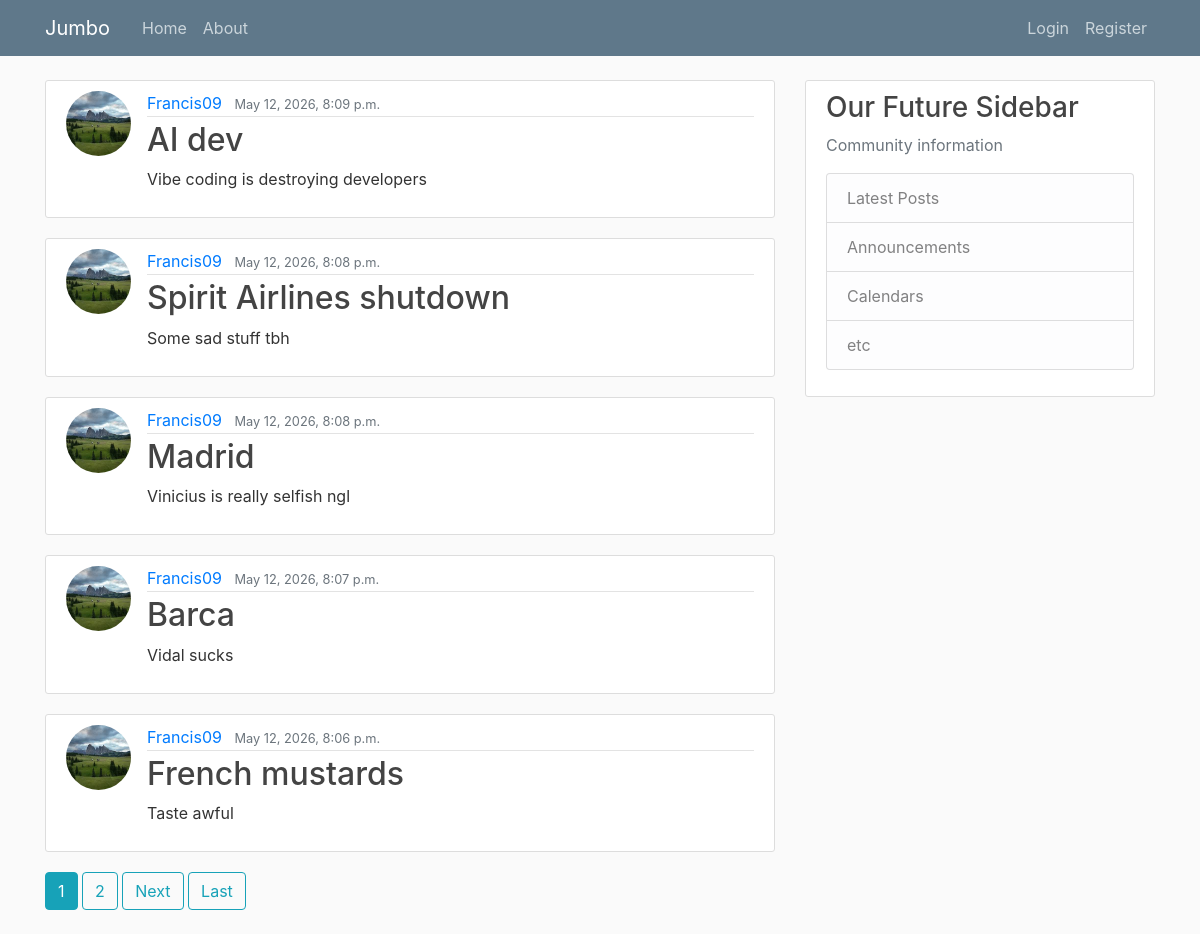
Page /jumbo/ on the committed database.
### Jumbo/models.py (models this page shows, shortened)
class Post(models.Model):
    title = models.CharField(max_length=100)
    content=models.TextField()
    date_posted = models.DateTimeField(default=timezone.now)
    author=models.ForeignKey(User,on_delete=models.CASCADE)

### users/models.py (models this page shows, shortened)
class Profile(models.Model):
    user = models.OneToOneField(User, on_delete=models.CASCADE)
    image= models.ImageField(default='default.jpg', upload_to='profile_pics')
    bio=models.TextField(blank=True)
    city=models.CharField(max_length=100 , blank=True)
    age=models.PositiveIntegerField(null=True, blank=True )

### Jumbo/views.py (the view)
# urls.py: path('',PostListView.as_view(),name='Jumbo-home'),
class PostListView(ListView):
    model= Post
    template_name= 'Jumbo/home.html'#<app>/<model>_<viewtype>.html
    context_object_name= 'posts'
    ordering = ['-date_posted','title']
    paginate_by = 5

### Jumbo/templates/Jumbo/home.html (shortened to what this page needs)
{% extends "Jumbo/base.html" %}
{% block content %}
    {%for post in posts%}
        <article class="media content-section">
            <img class="rounded-circle article-img " src="{{ post.author.profile.image.url }}" alt="Post author image">
            <div class="media-body">
                <div class="article-metadata">
                <a class="mr-2" href="{% url 'user-posts' post.author.username%}">{{ post.author }}</a>
                <small class="text-muted">{{ post.date_posted }}</small>
                </div>
                <h2><a class="article-title" href="{% url 'post-detail' post.id %}">{{ post.title }}</a></h2>
                <p class="article-content">{{ post.content }}</p>
            </div>
        </article>
    {%endfor%}
    {% if is_paginated %}
       {% for num in page_obj.paginator.page_range %}
            {% if page_obj.number == num %}
                <a class="btn btn-info mb-4"href="?page={{ num }}">{{ num }}</a>
            {% elif num > page_obj.number|add:'-3' and num <  page_obj.number|add:'3' %}
                <a class="btn btn-outline-info mb-4" href="?page={{ num }}">{{ num }}</a>
            {% endif %}
       {% endfor %}
       {% if page_obj.has_next %}
          <a class="btn btn-outline-info mb-4"href="?page={{ page_obj.next_page_number}}">Next</a>
          <a class="btn btn-outline-info mb-4" href="?page={{ page_obj.paginator.num_pages}}">Last</a>
       {% endif %}
    {%  endif %}
{% endblock content %}

### Jumbo/templates/Jumbo/base.html (shortened to what this page needs)
{% load static %}
<!DOCTYPE html>
<html lang="en">
<head>
    <link rel="stylesheet" href="https://cdn.jsdelivr.net/npm/bootstrap@4.0.0/dist/css/bootstrap.min.css">
    <link rel="stylesheet" type="text/css" href="{% static 'Jumbo/main.css' %}">
</head>
<body>
<header class="site-header">
    <nav class="navbar navbar-expand-md navbar-dark bg-steel fixed-top">
        <div class="container">
            <a class="navbar-brand mr-4" href="{% url 'Jumbo-home' %}">Jumbo</a>
            <div class="collapse navbar-collapse" id="navbarToggle">
                <div class="navbar-nav mr-auto">
                    <a class="nav-item nav-link" href="{% url 'Jumbo-home' %}">Home</a>
                    <a class="nav-item nav-link" href="{% url 'Jumbo-about' %}">About</a>
                </div>
                <div class="navbar-nav ml-auto">
                   {% if user.is_authenticated %}
                        <a class="nav-item nav-link" href="{% url 'post-create' %}">New Post</a>
                        <a class="nav-item nav-link" href="{% url 'profile' %}">Profile</a>
                        <form method="POST" action="{% url 'logout' %}" class="form-inline m-0 p-0">
                                {% csrf_token %}
                                <button type="submit"
                                        class="nav-link btn btn-link text-light m-0"
                                        style="border: none; background: none; padding: 8px 0;">
                                    Logout
                                </button>
                        </form>
                    {% else %}
                        <a class="nav-item nav-link" href="{% url 'login' %}">Login</a>
                        <a class="nav-item nav-link" href="{% url 'register' %}">Register</a>
                    {% endif %}
                </div>
            </div>
        </div>
    </nav>
</header>
    <main role="main" class="container">
        <div class="row">
            <div class="col-md-8">
            {% block content %}{% endblock %}
            </div>
            <div class="col-md-4">
            <div class="content-section">
                <h3>Our Future Sidebar</h3>
                <p class='text-muted'>Community information
                <ul class="list-group">
                    <li class="list-group-item list-group-item-light">Latest Posts</li>
                    <li class="list-group-item list-group-item-light">Announcements</li>
                    <li class="list-group-item list-group-item-light">Calendars</li>
                    <li class="list-group-item list-group-item-light">etc</li>
                </ul>
                </p>
            </div>
            </div>
        </div>
    </main>
</body>
</html>

### Jumbo/static/Jumbo/main.css (style rules this page uses)
body { background: #fafafa; color: #333333; margin-top: 5rem; }
h1, h2, h3, h4, h5, h6 { color: #444444; }
ul { margin: 0; }
.bg-steel { background-color: #5f788a; }
.site-header .navbar-nav .nav-link { color: #cbd5db; }
.content-section { background: #ffffff; padding: 10px 20px; border: 1px solid #dddddd; border-radius: 3px; margin-bottom: 20px; }
.article-title { color: #444444; }
.article-content { white-space: pre-line; }
.article-img { height: 65px; width: 65px; margin-right: 16px; }
.article-metadata { padding-bottom: 1px; margin-bottom: 4px; border-bottom: 1px solid #e3e3e3 }

### rows in the picture
Post: author.profile.image (placeholder picture), author "Francis09", date_posted "May 12, 2026, 8:09 p.m.", title "AI dev", content "Vibe coding is destroying developers"
Post: author.profile.image (placeholder picture), author "Francis09", date_posted "May 12, 2026, 8:08 p.m.", title "Spirit Airlines shutdown", content "Some sad stuff tbh"
Post: author.profile.image (placeholder picture), author "Francis09", date_posted "May 12, 2026, 8:08 p.m.", title "Madrid", content "Vinicius is really selfish ngl"
Post: author.profile.image (placeholder picture), author "Francis09", date_posted "May 12, 2026, 8:07 p.m.", title "Barca", content "Vidal sucks"
Post: author.profile.image (placeholder picture), author "Francis09", date_posted "May 12, 2026, 8:06 p.m.", title "French mustards", content "Taste awful"

### other values in the picture
{{ num }} "1"
{{ num }} "2"
